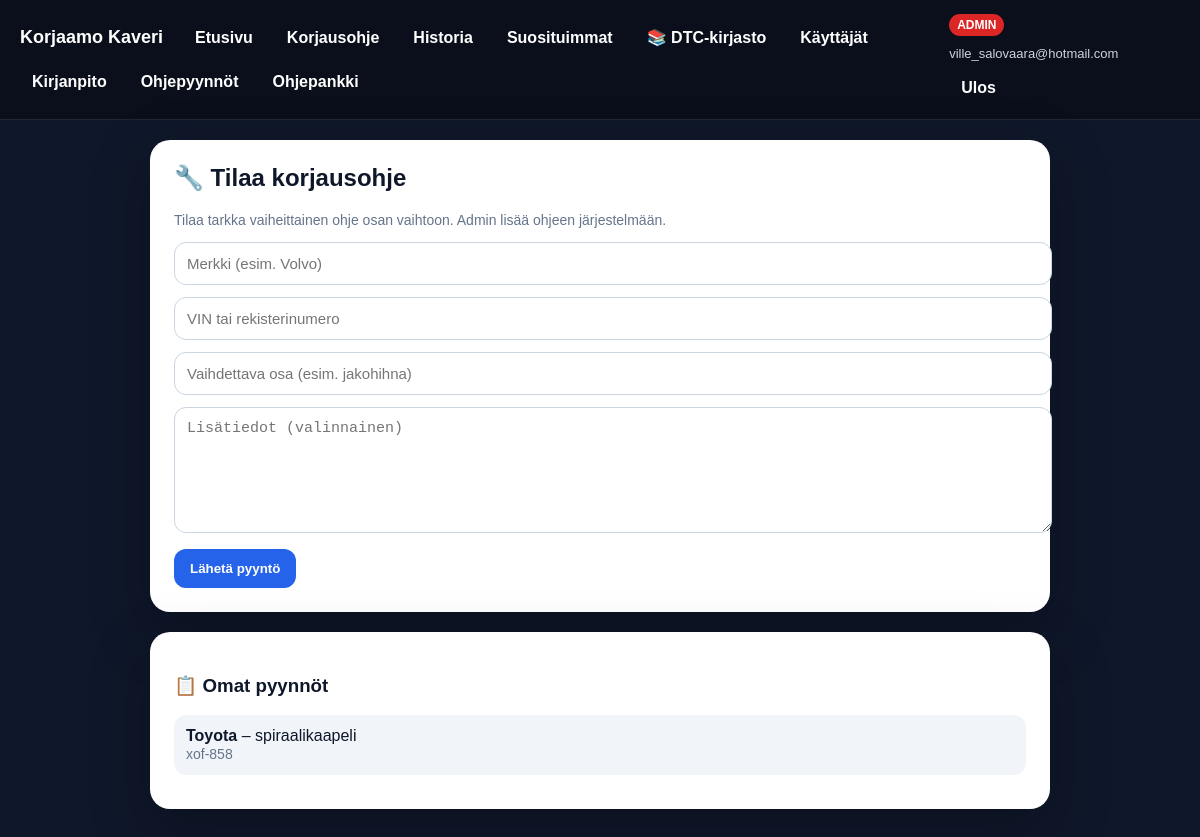
Screenshot of /order-repair-guide (signed in) with the database file from the repository.
### tables this page shows
CREATE TABLE users (
        id INTEGER PRIMARY KEY AUTOINCREMENT,
        email TEXT NOT NULL UNIQUE,
        password_hash TEXT NOT NULL,
        created_at DATETIME DEFAULT CURRENT_TIMESTAMP
    , is_admin INTEGER DEFAULT 0, last_active_at DATETIME, is_online INTEGER DEFAULT 0, account_type TEXT DEFAULT 'basic', subscription_status TEXT DEFAULT 'inactive', subscription_started_at DATETIME, subscription_expires_at DATETIME, full_name TEXT, phone TEXT, address_line1 TEXT, postal_code TEXT, city TEXT, country TEXT, customer_type TEXT DEFAULT 'private', company_name TEXT, vat_number TEXT);

CREATE TABLE repair_guide_requests (
        id INTEGER PRIMARY KEY AUTOINCREMENT,
        user_id INTEGER NOT NULL,
        make TEXT NOT NULL,
        vehicle_input TEXT NOT NULL,
        input_type TEXT,
        vin_prefix TEXT,
        part_name TEXT NOT NULL,
        note TEXT,
        status TEXT NOT NULL DEFAULT 'pending',
        created_at DATETIME DEFAULT CURRENT_TIMESTAMP,
        completed_at DATETIME,
        guide_id INTEGER,
        FOREIGN KEY (user_id) REFERENCES users(id)
    );

### routes/main_routes.py (the view, shortened to what this page needs)
    @app.route("/order-repair-guide", methods=["GET", "POST"])
    @base_system_required
    def order_repair_guide():
        current_user = get_current_user()
        return render_template(
            "order_repair_guide.html",
            items=get_user_requests(current_user["id"]),
            error=None,
            success=None,
        )

### app.py (called while the page is built)
def create_app():
    init_db()
    app = Flask(__name__)
    app.config.from_object(Config)
    app.config["MAX_CONTENT_LENGTH"] = 10 * 1024 * 1024
    app.register_blueprint(admin_repair_guides_bp)
    app.register_blueprint(admin_bp)
    register_main_routes(app)
    register_auth_routes(app)
    register_history_routes(app)
    @app.context_processor
    def inject_user():
        return dict(current_user=get_current_user())
    @app.route("/")
    def home():
        return "Korjaamo Kaveri toimii 🚀"
    @app.route("/logged-out")
    def logged_out():
        return render_template_string(LOGOUT_PAGE)
    return app

### db_init.py (called while the page is built)
def get_connection():
    conn = sqlite3.connect(DB_PATH)
    conn.row_factory = sqlite3.Row
    return conn

### services/repair_guide_service.py (called while the page is built)
def get_user_requests(user_id):
    conn = get_connection()
    cur = conn.cursor()
    cur.execute("""
        SELECT *
        FROM repair_guide_requests
        WHERE user_id = ?
        ORDER BY created_at DESC, id DESC
    """, (user_id,))
    rows = cur.fetchall()
    conn.close()
    return rows

### services/user_service.py (called while the page is built)
def get_user_by_id(user_id: int):
    conn = get_connection()
    cur = conn.cursor()
    cur.execute("SELECT * FROM users WHERE id = ?", (user_id,))
    user = cur.fetchone()
    conn.close()
    return user

### utils/auth.py (called while the page is built)
def get_current_user():
    user_id = session.get("user_id")
    if not user_id:
        return None
    return get_user_by_id(user_id)

### templates/order_repair_guide.html (shortened to what this page needs)
{% extends "base.html" %}
{% block content %}
<div class="container">
    <div class="panel">
        <h2>🔧 Tilaa korjausohje</h2>
        <p class="muted">
            Tilaa tarkka vaiheittainen ohje osan vaihtoon. Admin lisää ohjeen järjestelmään.
        </p>
        <form method="POST">
            <input name="make" placeholder="Merkki (esim. Volvo)" required>
            <input name="vehicle_input" placeholder="VIN tai rekisterinumero" required>
            <input name="part_name" placeholder="Vaihdettava osa (esim. jakohihna)" required>
            <textarea name="note" placeholder="Lisätiedot (valinnainen)"></textarea>
            <button type="submit">Lähetä pyyntö</button>
        </form>
    </div>
    <div class="panel">
        <h3>📋 Omat pyynnöt</h3>
        {% if items %}
            {% for item in items %}
                <div class="item">
                    <strong>{{ item.make }}</strong> – {{ item.part_name }}<br>
                    <span class="muted">{{ item.vehicle_input }}</span>
                </div>
            {% endfor %}
        {% else %}
            <div class="muted">
                Ei vielä pyyntöjä.
            </div>
        {% endif %}
    </div>
</div>
{% endblock %}

### templates/base.html (shortened to what this page needs)
<!DOCTYPE html>
<html lang="fi">
<head>
</head>
<body>
<div class="nav">
    <div class="nav-left">
        <div class="brand">Korjaamo Kaveri</div>
        {% if current_user %}
            <a href="{{ url_for('app_home') }}">Etusivu</a>
            <a href="{{ url_for('order_repair_guide') }}">Korjausohje</a>
            <a href="{{ url_for('history') }}">Historia</a>
            <a href="{{ url_for('popular_repairs_page') }}">Suosituimmat</a>
            {% if current_user.is_admin == 1 %}
                <a href="{{ url_for('admin.admin') }}">📚 DTC-kirjasto</a>
                <a href="{{ url_for('admin.admin_users') }}">Käyttäjät</a>
                <a href="{{ url_for('admin.admin_accounting') }}">Kirjanpito</a>
                <a href="{{ url_for('admin_repair_guides.admin_repair_guide_requests') }}">Ohjepyynnöt</a>
                <a href="{{ url_for('admin_repair_guides.admin_repair_guides') }}">Ohjepankki</a>
            {% endif %}
        {% endif %}
    </div>
    <div class="nav-right">
        {% if current_user %}
            <span class="badge
                {% if current_user.is_admin == 1 %}
                    badge-admin
                {% elif current_user.account_type == 'test' %}
                    badge-test
                {% else %}
                    badge-basic
                {% endif %}
            ">
                {% if current_user.is_admin == 1 %}
                    ADMIN
                {% elif current_user.account_type == 'test' %}
                    TEST
                {% else %}
                    BASIC
                {% endif %}
            </span>
            <span style="font-size:13px; color:#cbd5e1;">
                {{ current_user.email }}
            </span>
            <a href="{{ url_for('logout') }}">Ulos</a>
        {% else %}
            <a href="{{ url_for('login') }}">Kirjaudu</a>
            <a href="{{ url_for('register') }}">Rekisteröidy</a>
        {% endif %}
    </div>
</div>
<div class="content">
    {% block content %}{% endblock %}
</div>
</body>
</html>

### templates/base.html (style rules this page uses)
body { margin: 0; font-family: Arial, sans-serif; background: #0f172a; color: white; }
.nav { display: flex; justify-content: space-between; align-items: center; padding: 14px 20px; background: rgba(0,0,0,0.35); border-bottom: 1px solid rgba(255,255,255,0.1); }
.nav-left, .nav-right { display: flex; align-items: center; gap: 10px; flex-wrap: wrap; }
.brand { font-size: 18px; font-weight: 800; margin-right: 10px; }
.nav a { color: white; text-decoration: none; font-weight: 700; padding: 8px 12px; border-radius: 10px; }
.badge { font-size: 12px; padding: 4px 8px; border-radius: 999px; font-weight: 700; }
.badge-admin { background: #dc2626; color: white; }
.content { padding: 20px; }

### templates/order_repair_guide.html (style rules this page uses)
.container { max-width: 900px; margin: 0 auto; }
.panel { background: white; color: #0f172a; border-radius: 20px; padding: 24px; box-shadow: 0 20px 60px rgba(0,0,0,0.25); margin-bottom: 20px; }
h2 { margin-top: 0; }
input, textarea { width: 100%; padding: 12px; border-radius: 12px; border: 1px solid #cbd5e1; margin-bottom: 12px; font-size: 15px; }
textarea { min-height: 100px; }
button { padding: 12px 16px; border-radius: 12px; border: none; background: #2563eb; color: white; font-weight: bold; cursor: pointer; }
.item { padding: 12px; border-radius: 12px; background: #f1f5f9; margin-bottom: 10px; }
.muted { color: #64748b; font-size: 14px; }

### rows the page displays
users: email "ville_salovaara@hotmail.com"
repair_guide_requests: make "Toyota", part_name "spiraalikaapeli", vehicle_input "xof-858"
